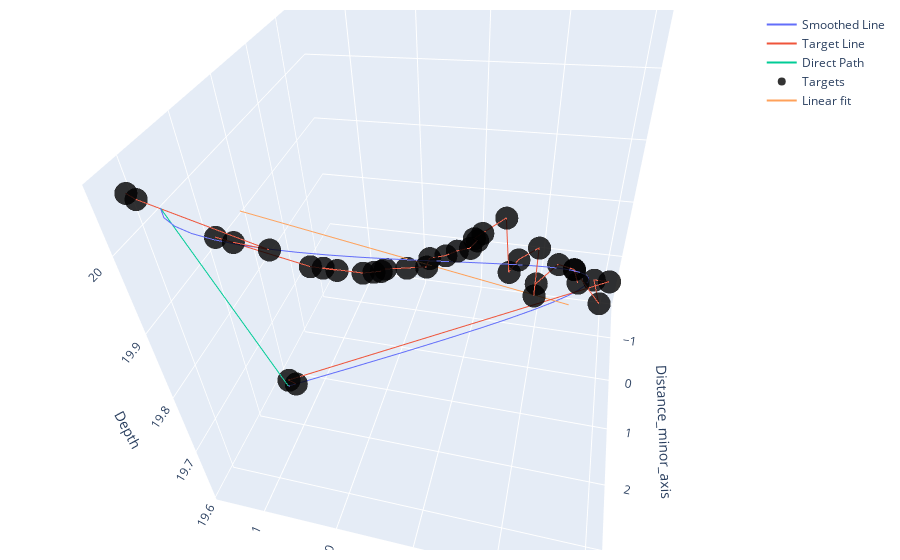

Notebook code for this chart:
### Code cell
#i = 1232#14
trackPlot(dfT,1062,1235)
